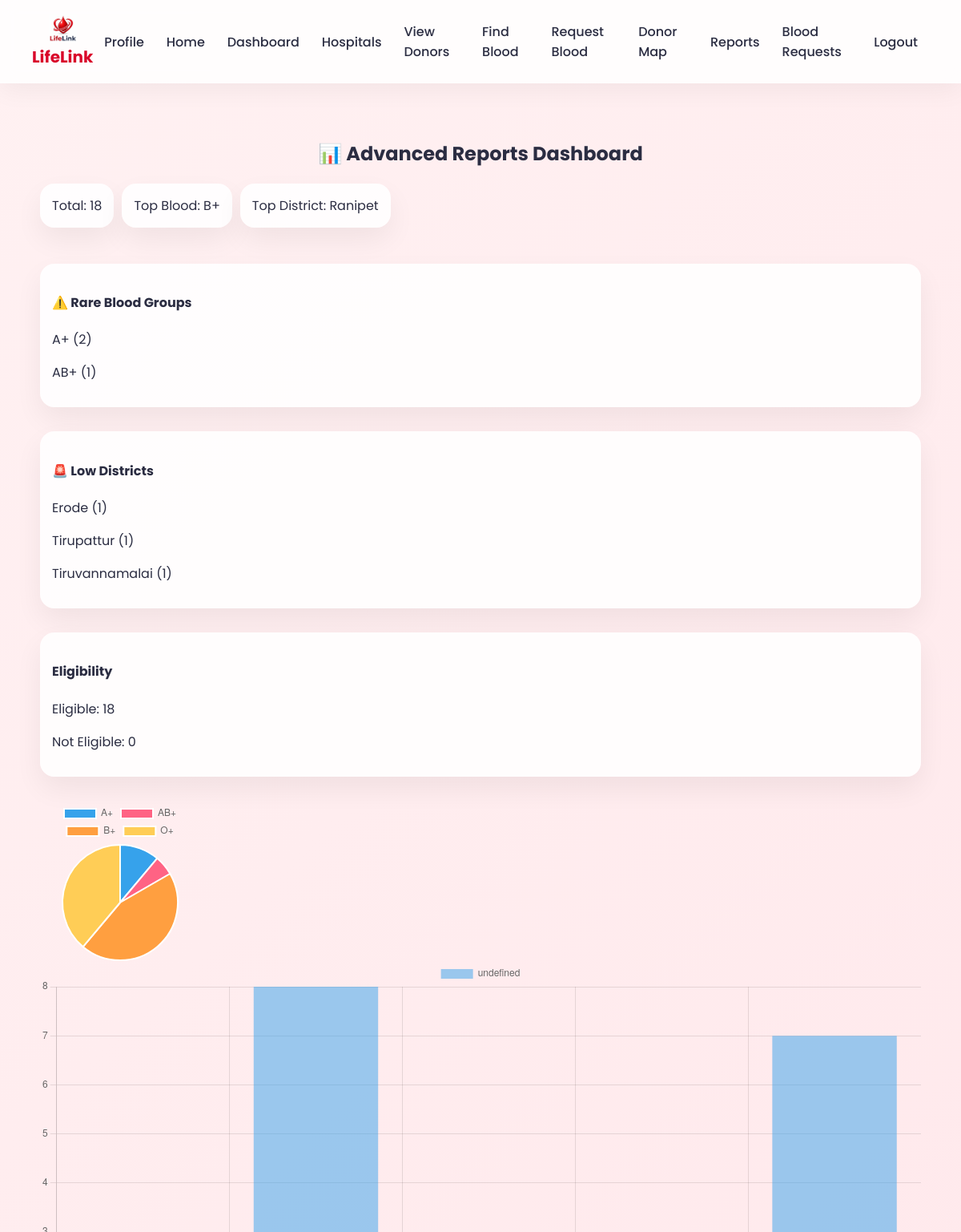
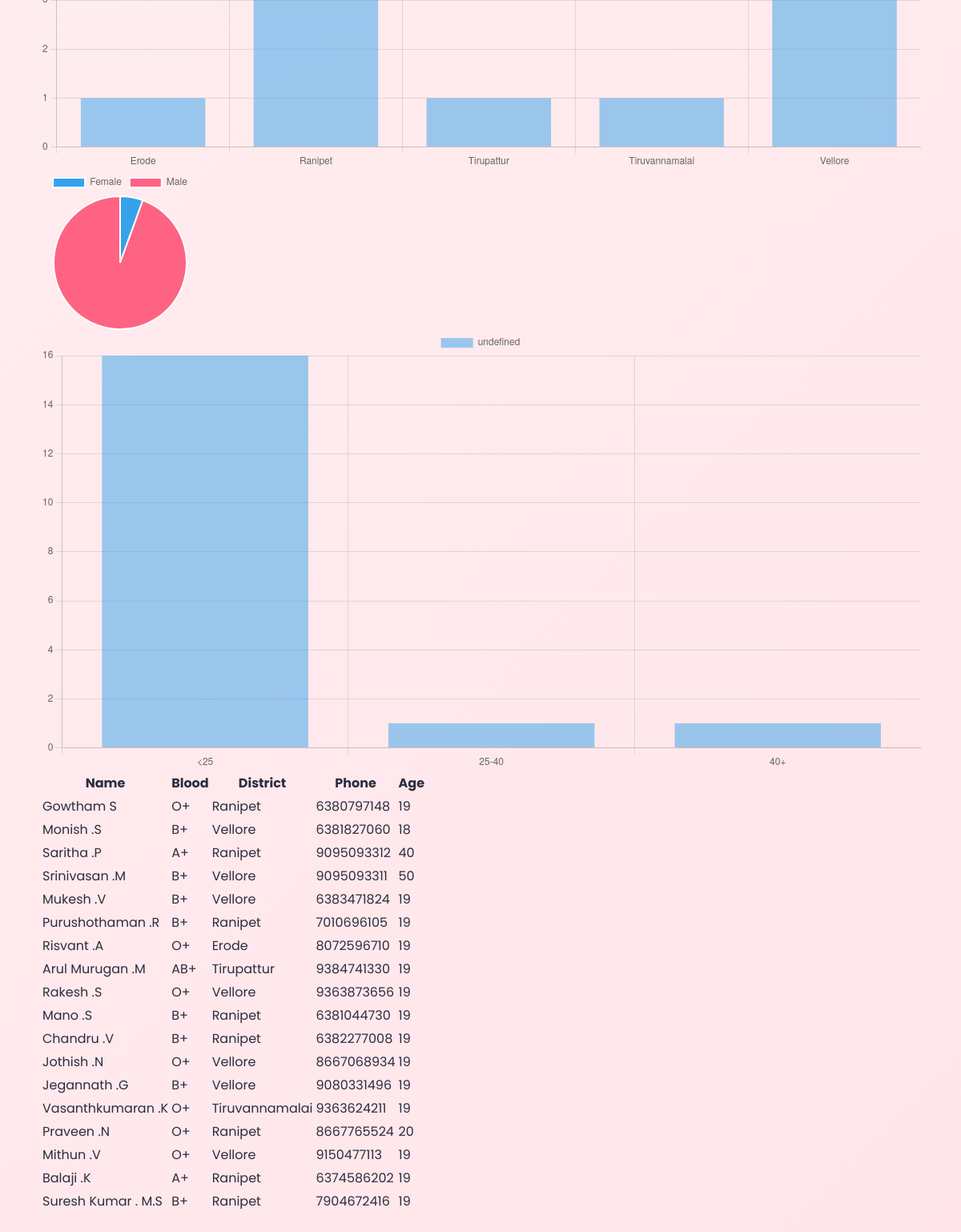
Page /reports (signed in) on the committed database (2 pictures, top to bottom).
### tables this page shows
CREATE TABLE donors(
        donor_id INTEGER PRIMARY KEY,
        name TEXT,
        age INTEGER,
        gender TEXT,
        blood_group TEXT,
        district TEXT,
        phone TEXT,
        email TEXT,
        bio TEXT
    );

### app.py (the view)
@app.route("/reports")
@login_required
def reports():
    conn = get_db()
    cursor = conn.cursor()
    cursor.execute("SELECT name, blood_group, district, phone, age FROM donors")
    donors = cursor.fetchall()
    cursor.execute("SELECT blood_group, COUNT(*) FROM donors GROUP BY blood_group")
    blood_data = [[str(r[0]), int(r[1])] for r in cursor.fetchall()]
    cursor.execute("SELECT district, COUNT(*) FROM donors GROUP BY district")
    district_data = [[str(r[0]), int(r[1])] for r in cursor.fetchall()]
    cursor.execute("SELECT COUNT(*) FROM donors")
    total_donors = cursor.fetchone()[0]
    cursor.execute("""
        SELECT blood_group, COUNT(*) as c
        FROM donors
        GROUP BY blood_group
        ORDER BY c DESC LIMIT 1
    """)
    common_bg = cursor.fetchone()
    cursor.execute("""
        SELECT district, COUNT(*) as c
        FROM donors
        GROUP BY district
        ORDER BY c DESC LIMIT 1
    """)
    top_district = cursor.fetchone()
    cursor.execute("""
        SELECT
        SUM(CASE WHEN age BETWEEN 18 AND 65 THEN 1 ELSE 0 END),
        COUNT(*)
        FROM donors
    """)
    eligible, total = cursor.fetchone()
    not_eligible = total - eligible
    cursor.execute("""
        SELECT blood_group, COUNT(*) as c
        FROM donors
        GROUP BY blood_group
        HAVING c < 3
    """)
    rare_groups = cursor.fetchall()
    cursor.execute("""
        SELECT district, COUNT(*) as c
        FROM donors
        GROUP BY district
        HAVING c < 3
    """)
    low_districts = cursor.fetchall()
    cursor.execute("""
        SELECT
        SUM(CASE WHEN age < 25 THEN 1 ELSE 0 END),
        SUM(CASE WHEN age BETWEEN 25 AND 40 THEN 1 ELSE 0 END),
        SUM(CASE WHEN age > 40 THEN 1 ELSE 0 END)
        FROM donors
    """)
    age_data = list(cursor.fetchone())
    cursor.execute("""
        SELECT gender, COUNT(*)
        FROM donors
        GROUP BY gender
    """)
    gender_data = [[str(r[0]), int(r[1])] for r in cursor.fetchall()]
    conn.close()
    return render_template("reports.html",
        donors=donors,
        blood_data=blood_data,
        district_data=district_data,
        total_donors=total_donors,
        common_bg=common_bg,
        top_district=top_district,
        eligible=eligible,
        not_eligible=not_eligible,
        rare_groups=rare_groups,
        low_districts=low_districts,
        age_data=age_data,
        gender_data=gender_data
    )

### app.py (called while the page is built)
def get_db():
    conn = sqlite3.connect("database.db")
    conn.row_factory = sqlite3.Row
    return conn

def login_required(f):
    @wraps(f)
    def wrapper(*args, **kwargs):
        if "username" not in session:
            flash("Please login first")
            return redirect(url_for("login_page"))
        return f(*args, **kwargs)
    return wrapper

### templates/reports.html (shortened to what this page needs)
{% extends "base.html" %}
{% block content %}
<h2 style="text-align:center;">📊 Advanced Reports Dashboard</h2>
<div style="display:flex; gap:10px; flex-wrap:wrap;">
    <div class="card" style="padding:15px;">Total: {{ total_donors }}</div>
    <div class="card" style="padding:15px;">Top Blood: {{ common_bg[0] if common_bg else 'N/A' }}</div>
    <div class="card" style="padding:15px;">Top District: {{ top_district[0] if top_district else 'N/A' }}</div>
</div>
<div class="card" style="padding:15px; margin-top:15px;">
<h4>⚠️ Rare Blood Groups</h4>
{% for r in rare_groups %}
<p>{{ r[0] }} ({{ r[1] }})</p>
{% endfor %}
</div>
<div class="card" style="padding:15px;">
<h4>🚨 Low Districts</h4>
{% for d in low_districts %}
<p>{{ d[0] }} ({{ d[1] }})</p>
{% endfor %}
</div>
<div class="card" style="padding:15px;">
<h4>Eligibility</h4>
<p>Eligible: {{ eligible }}</p>
<p>Not Eligible: {{ not_eligible }}</p>
</div>
<canvas id="bloodChart" width="200" height="200"></canvas>
<canvas id="districtChart"></canvas>
<canvas id="genderChart" width="200" height="200"></canvas>
<canvas id="ageChart"></canvas>
<table class="table">
<tr>
<th>Name</th><th>Blood</th><th>District</th><th>Phone</th><th>Age</th>
</tr>
{% for d in donors %}
<tr>
<td>{{ d[0] }}</td>
<td>{{ d[1] }}</td>
<td>{{ d[2] }}</td>
<td>{{ d[3] }}</td>
<td>{{ d[4] }}</td>
</tr>
{% endfor %}
</table>
<script>
// ✅ SAFE DATA (VERY IMPORTANT)
var blood_data = JSON.parse('{{ blood_data | tojson | safe }}');
var district_data = JSON.parse('{{ district_data | tojson | safe }}');
var gender_data = JSON.parse('{{ gender_data | tojson | safe }}');
var age_data = JSON.parse('{{ age_data | tojson | safe }}');
// 🩸 Blood Pie
new Chart(document.getElementById("bloodChart"), {
    type: "pie",
    data: {
        labels: blood_data.map(x=>x[0]),
        datasets:[{data: blood_data.map(x=>x[1])}]
    },
    options:{responsive:false}
});
// 📍 District Bar
new Chart(document.getElementById("districtChart"), {
    type: "bar",
    data: {
        labels: district_data.map(x=>x[0]),
        datasets:[{data: district_data.map(x=>x[1])}]
    }
});
// 👤 Gender Pie
new Chart(document.getElementById("genderChart"), {
    type: "pie",
    data: {
        labels: gender_data.map(x=>x[0]),
        datasets:[{data: gender_data.map(x=>x[1])}]
    },
    options:{responsive:false}
});
// 📊 Age Chart (FIXED)
new Chart(document.getElementById("ageChart"), {
    type: "bar",
    data: {
        labels:["<25","25-40","40+"],
        datasets:[{
            data: age_data
        }]
    }
});
</script>
{% endblock %}

### templates/base.html (style rules this page uses)
body { margin:0; font-family:'Poppins',sans-serif; background:linear-gradient(135deg,#fff1f2,#ffe5e9); color:#2b2d42; }
.card { background:rgba(255,255,255,0.9); padding:30px; border-radius:18px; box-shadow:0 15px 35px rgba(0,0,0,0.06); margin-bottom:30px; }

### rows in the picture
donors: name "Gowtham S", blood_group "O+", district "Ranipet", phone "6380797148", age "19"
donors: name "Monish .S", blood_group "B+", district "Vellore", phone "6381827060", age "18"
donors: name "Saritha .P", blood_group "A+", district "Ranipet", phone "9095093312", age "40"
donors: name "Srinivasan .M", blood_group "B+", district "Vellore", phone "9095093311", age "50"
donors: name "Mukesh .V", blood_group "B+", district "Vellore", phone "6383471824", age "19"
donors: name "Purushothaman .R", blood_group "B+", district "Ranipet", phone "7010696105", age "19"
donors: name "Risvant .A", blood_group "O+", district "Erode", phone "8072596710", age "19"
donors: name "Arul Murugan .M", blood_group "AB+", district "Tirupattur", phone "9384741330", age "19"
donors: name "Rakesh .S", blood_group "O+", district "Vellore", phone "9363873656", age "19"
donors: name "Mano .S", blood_group "B+", district "Ranipet", phone "6381044730", age "19"
donors: name "Chandru .V", blood_group "B+", district "Ranipet", phone "6382277008", age "19"
donors: name "Jothish .N", blood_group "O+", district "Vellore", phone "8667068934", age "19"
donors: name "Jegannath .G", blood_group "B+", district "Vellore", phone "9080331496", age "19"
donors: name "Vasanthkumaran .K", blood_group "O+", district "Tiruvannamalai", phone "9363624211", age "19"
donors: name "Praveen .N", blood_group "O+", district "Ranipet", phone "8667765524", age "20"
donors: name "Mithun .V", blood_group "O+", district "Vellore", phone "9150477113", age "19"
donors: name "Balaji .K", blood_group "A+", district "Ranipet", phone "6374586202", age "19"
donors: name "Suresh Kumar . M.S", blood_group "B+", district "Ranipet", phone "7904672416", age "19"

### other values in the picture
{{ total_donors }} "18"
{{ common_bg[0] if common_bg else 'N/A' }} "B+"
{{ top_district[0] if top_district else 'N/A' }} "Ranipet"
{{ r[0] }} "A+" "AB+"
{{ r[1] }} "2" "1"
{{ d[0] }} "Erode" "Tirupattur" "Tiruvannamalai"
{{ d[1] }} "1" "1" "1"
{{ eligible }} "18"
{{ not_eligible }} "0"
chart data {{ blood_data | tojson | safe }} [["A+", 2], ["AB+", 1], ["B+", 8], ["O+", 7]]
chart data {{ district_data | tojson | safe }} [["Erode", 1], ["Ranipet", 8], ["Tirupattur", 1], ["Tiruvannamalai", 1], ["Vellore", 7]]
chart data {{ gender_data | tojson | safe }} [["Female", 1], ["Male", 17]]
chart data {{ age_data | tojson | safe }} [16, 1, 1]
